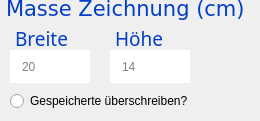
       <widget class="QGroupBox" name="infoBoxInput">
        <property name="sizePolicy">
         <sizepolicy hsizetype="Ignored" vsizetype="Expanding">
          <horstretch>0</horstretch>
          <verstretch>0</verstretch>
         </sizepolicy>
        </property>
        <property name="minimumSize">
         <size>
          <width>260</width>
          <height>100</height>
         </size>
        </property>
        <property name="maximumSize">
         <size>
          <width>260</width>
          <height>140</height>
         </size>
        </property>
        <property name="font">
         <font>
          <family>Verdana</family>
          <pointsize>16</pointsize>
         </font>
        </property>
        <property name="styleSheet">
         <string notr="true">border:none;
padding-left: 10;</string>
        </property>
        <property name="title">
         <string/>
        </property>
        <property name="alignment">
         <set>Qt::AlignLeading|Qt::AlignLeft|Qt::AlignTop</set>
        </property>
        <property name="flat">
         <bool>false</bool>
        </property>
        <widget class="QLabel" name="inputLabel_2">
         <property name="geometry">
          <rect>
           <x>-10</x>
           <y>-10</y>
           <width>271</width>
           <height>31</height>
          </rect>
         </property>
         <property name="sizePolicy">
          <sizepolicy hsizetype="Preferred" vsizetype="Minimum">
           <horstretch>0</horstretch>
           <verstretch>0</verstretch>
          </sizepolicy>
         </property>
         <property name="maximumSize">
          <size>
           <width>16777215</width>
           <height>200</height>
          </size>
         </property>
         <property name="font">
          <font>
           <family>Verdana</family>
           <pointsize>16</pointsize>
          </font>
         </property>
         <property name="autoFillBackground">
          <bool>false</bool>
         </property>
         <property name="styleSheet">
          <string notr="true">color: #043EC7;</string>
         </property>
         <property name="text">
          <string>Masse Zeichnung (cm)</string>
         </property>
         <property name="alignment">
          <set>Qt::AlignLeading|Qt::AlignLeft|Qt::AlignTop</set>
         </property>
        </widget>
        <widget class="QLineEdit" name="inputSizeWidth">
         <property name="geometry">
          <rect>
           <x>10</x>
           <y>50</y>
           <width>80</width>
           <height>33</height>
          </rect>
         </property>
         <property name="autoFillBackground">
          <bool>false</bool>
         </property>
         <property name="styleSheet">
          <string notr="true"/>
         </property>
         <property name="frame">
          <bool>true</bool>
         </property>
         <property name="placeholderText">
          <string>20</string>
         </property>
        </widget>
        <widget class="QLineEdit" name="inputSizeHeight">
         <property name="geometry">
          <rect>
           <x>110</x>
           <y>50</y>
           <width>80</width>
           <height>33</height>
          </rect>
         </property>
         <property name="autoFillBackground">
          <bool>false</bool>
         </property>
         <property name="styleSheet">
          <string notr="true"/>
         </property>
         <property name="text">
          <string/>
         </property>
         <property name="frame">
          <bool>true</bool>
         </property>
         <property name="placeholderText">
          <string>14</string>
         </property>
        </widget>
        <widget class="QLabel" name="inputLabel_3">
         <property name="geometry">
          <rect>
           <x>0</x>
           <y>20</y>
           <width>100</width>
           <height>31</height>
          </rect>
         </property>
         <property name="sizePolicy">
          <sizepolicy hsizetype="Preferred" vsizetype="Minimum">
           <horstretch>0</horstretch>
           <verstretch>0</verstretch>
          </sizepolicy>
         </property>
         <property name="maximumSize">
          <size>
           <width>16777215</width>
           <height>200</height>
          </size>
         </property>
         <property name="font">
          <font>
           <family>Ubuntu Mono</family>
           <pointsize>14</pointsize>
          </font>
         </property>
         <property name="autoFillBackground">
          <bool>false</bool>
         </property>
         <property name="styleSheet">
          <string notr="true">color: #043EC7;</string>
         </property>
         <property name="text">
          <string>Breite</string>
         </property>
         <property name="alignment">
          <set>Qt::AlignLeading|Qt::AlignLeft|Qt::AlignTop</set>
         </property>
        </widget>
        <widget class="QLabel" name="inputLabel_4">
         <property name="geometry">
          <rect>
           <x>100</x>
           <y>20</y>
           <width>100</width>
           <height>31</height>
          </rect>
         </property>
         <property name="sizePolicy">
          <sizepolicy hsizetype="Preferred" vsizetype="Minimum">
           <horstretch>0</horstretch>
           <verstretch>0</verstretch>
          </sizepolicy>
         </property>
         <property name="maximumSize">
          <size>
           <width>16777215</width>
           <height>200</height>
          </size>
         </property>
         <property name="font">
          <font>
           <family>Ubuntu Mono</family>
           <pointsize>14</pointsize>
          </font>
         </property>
         <property name="autoFillBackground">
          <bool>false</bool>
         </property>
         <property name="styleSheet">
          <string notr="true">color: #043EC7;</string>
         </property>
         <property name="text">
          <string>Höhe</string>
         </property>
         <property name="alignment">
          <set>Qt::AlignLeading|Qt::AlignLeft|Qt::AlignTop</set>
         </property>
        </widget>
        <widget class="QRadioButton" name="outputWriteRadio">
         <property name="geometry">
          <rect>
           <x>0</x>
           <y>90</y>
           <width>271</width>
           <height>22</height>
          </rect>
         </property>
         <property name="text">
          <string>Gespeicherte überschreiben?</string>
         </property>
        </widget>
       </widget>
